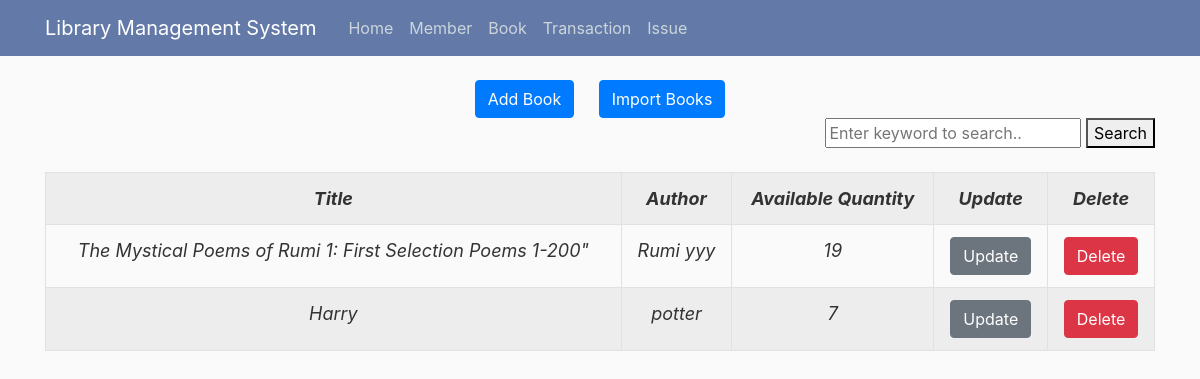
Page /book/view on the earlier database version.
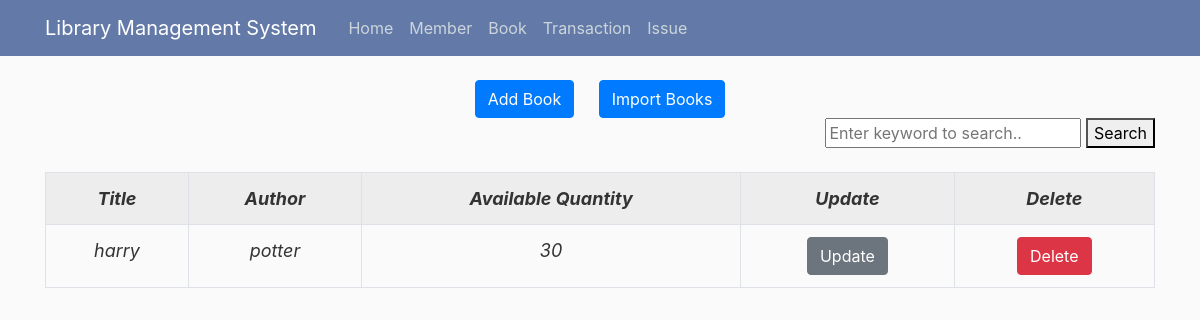
Same page on the later database version.
### library/models.py (models this page shows, shortened)
class Book(db.Model):
    id = db.Column(db.Integer, primary_key=True)
    title = db.Column(db.String, nullable=False)
    authors = db.Column(db.String, nullable=False)
    average_rating = db.Column(db.Float, nullable=False)
    isbn = db.Column(db.Integer, nullable=False)
    isbn13 = db.Column(db.Integer, nullable=False)
    language_code = db.Column(db.String(300), nullable=False)
    num_pages = db.Column(db.Integer, nullable=False)
    ratings_count = db.Column(db.Integer, nullable=False)
    text_reviews_count = db.Column(db.Integer, nullable=False)
    publication_date = db.Column(db.Date, nullable=False)
    publisher = db.Column(db.String, nullable=False)
    total_quantity = db.Column(db.Integer, default=30)
    available_quantity = db.Column(db.Integer, default=30, nullable=True)
    total_issue = db.Column(db.Integer, default=10, nullable=True)
    transaction = db.relationship('Transaction', backref='book', lazy=True)

### library/routes.py (the view)
@app.route("/book/view", methods=['GET','POST'])
def view_book():
    books = Book.query.all()
    if request.method == "POST":
       keyword = request.form.get("text")
       books = Book.query.filter(or_(Book.title.ilike('%{}%'.format(keyword)), Book.authors.ilike('%{}%'.format(keyword)))).all()
       print(books)
       return render_template("book.html", books=books)
    return render_template('book.html', books=books)

### library/templates/book.html (shortened to what this page needs)
{% extends "layout.html" %}
{% block content %}
<div style="text-align: center;">
    <a href="{{url_for('add_book')}}"><button class="btn btn-primary" style="margin-right: 20px;">Add
            Book</button></a>
    <a href="{{url_for('add_book')}}"><button class="btn btn-primary">Import
            Books</button></a>
    <form method="POST" action="" style="text-align: right;">
        <input type="text" name="text" id="text" placeholder="Enter keyword to search..">
        <button type="submit" name="Search">Search</button>
    </form>
</div> <br>
<table class="table table-striped table-bordered table-responsive-lg">
    <tr>
        <th>Title</th>
        <th>Author</th>
        <th>Available Quantity</th>
        <th>Update</th>
        <th>Delete</th>
    </tr>
    {% for book in books %}
    <tr>
        <td>{{ book.title }}</td>
        <td>{{ book.authors }}</td>
        <td>{{ book.available_quantity }}</td>
        <td><a href="{{ url_for('update_book', book_id=book.id) }}"><button
                    class="btn btn-secondary">Update</button></a></td>
        <td><button type="button" class="btn btn-danger" data-toggle="modal"
                data-target="#deleteModal-{{book.id}}">Delete</button>
        </td>
    </tr>
    {% endfor %}
</table>
{% endblock content %}

Differences in the rows shown:
removed Book: title "The Mystical Poems of Rumi 1: First Selection Poems 1-200\"", authors "Rumi yyy", available_quantity "19"
removed Book: title "Harry", authors "potter", available_quantity "7"
added Book: title "harry", authors "potter", available_quantity "30"
